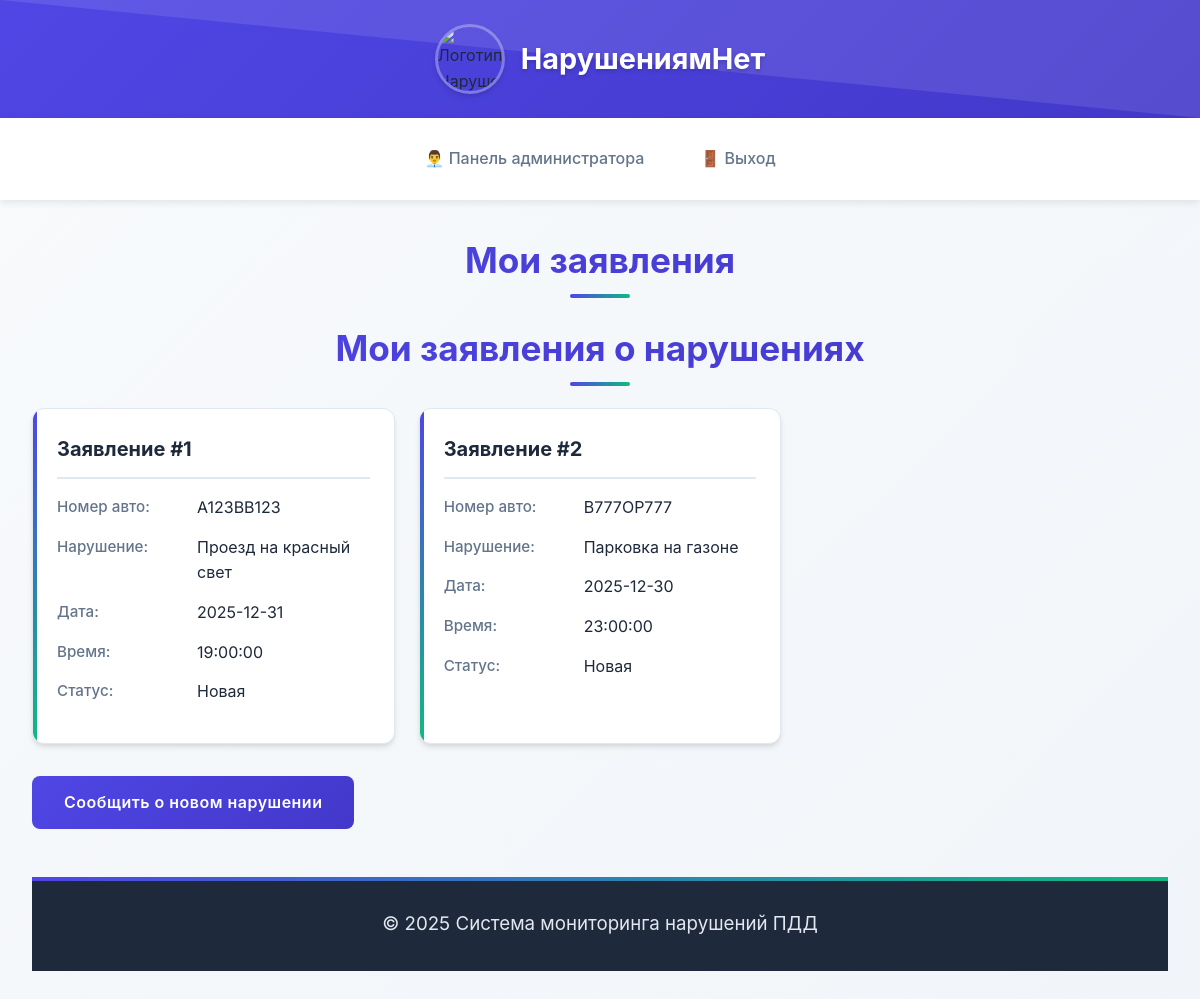
Page /zayavka.php (signed in) on the committed database.
### tables this page shows
CREATE TABLE `service` (
  `id_service` int(1) NOT NULL,
  `car_number` varchar(15) NOT NULL,
  `violation_description` varchar(255) NOT NULL,
  `user_id` int(1) NOT NULL,
  `data` date NOT NULL,
  `time` time NOT NULL,
  `status_id` int(1) NOT NULL
);

CREATE TABLE `status` (
  `id_status` int(1) NOT NULL,
  `name_status` varchar(15) NOT NULL
);

### zayavka.php (the view, shortened to what this page needs)
<?php
require_once "db/db.php";
$user_id = $_SESSION['user']['id_user'];
$query = "
    SELECT s.id_service, s.car_number, s.violation_description, s.data, s.time, stat.name_status
    FROM service s
    JOIN status stat ON s.status_id = stat.id_status
    WHERE s.user_id = ?
    ORDER BY s.data DESC, s.time DESC
";
$stmt = mysqli_prepare($db, $query);
mysqli_stmt_bind_param($stmt, 'i', $user_id);
mysqli_stmt_execute($stmt);
$result = mysqli_stmt_get_result($stmt);
$zayavki = mysqli_fetch_all($result, MYSQLI_ASSOC);
?>
<h1>Мои заявления о нарушениях</h1>
<?php if (empty($zayavki)): ?>
    <div class="no-zayavki">
        <p>У вас пока нет заявлений о нарушениях.</p>
        <a href="create_zayavka.php" class="create-link">Сообщить о нарушении</a>
    </div>
<?php else: ?>
    <div class="cards-container">
        <?php foreach ($zayavki as $z): ?>
            <div class="card">
                <div class="card-header">
                    Заявление #<?= htmlspecialchars($z['id_service']) ?>
                </div>
                <div class="card-field">
                    <strong>Номер авто:</strong> <?= htmlspecialchars($z['car_number']) ?>
                </div>
                <div class="card-field">
                    <strong>Нарушение:</strong> <?= htmlspecialchars($z['violation_description']) ?>
                </div>
                <div class="card-field">
                    <strong>Дата:</strong> <?= htmlspecialchars($z['data']) ?>
                </div>
                <div class="card-field">
                    <strong>Время:</strong> <?= htmlspecialchars($z['time']) ?>
                </div>
                <div class="card-field">
                    <strong>Статус:</strong> <?= htmlspecialchars($z['name_status']) ?>
                </div>
            </div>
        <?php endforeach; ?>
    </div>
    <a href="create_zayavka.php" class="create-link">Сообщить о новом нарушении</a>
<?php endif; ?>
<?php
require_once "struktura.php";
?>

### css/style.css (style rules this page uses)
* { margin: 0; padding: 0; box-sizing: border-box; font-family: 'Inter', -apple-system, BlinkMacSystemFont, 'Segoe UI', Roboto, sans-serif; }
:root { --primary: #4f46e5; --primary-dark: #4338ca; --secondary: #10b981; --danger: #ef4444; --warning: #f59e0b; --light: #f8fafc; --dark: #1e293b; --gray: #64748b; --gray-light: #e2e8f0; --shadow: 0 4px 6px -1px rgba(0, 0, 0, 0.1), 0 2px 4px -1px rgba(0, 0, 0, 0.06); --radius: 12px; --radius-sm: 8px; --transition: all 0.3s cubic-bezier(0.4, 0, 0.2, 1); }
body { background: linear-gradient(135deg, #f8fafc 0%, #f1f5f9 100%); min-height: 100vh; display: flex; flex-direction: column; color: var(--dark); line-height: 1.6; }
main h1 { color: var(--dark); margin-bottom: 2rem; font-size: 2.2rem; font-weight: 700; text-align: center; background: linear-gradient(135deg, var(--primary) 0%, var(--primary-dark) 100%); -webkit-background-clip: text; -webkit-text-fill-color: transparent; position: relative; }
main h1::after { content: ''; position: absolute; bottom: -10px; left: 50%; transform: translateX(-50%); width: 60px; height: 4px; background: linear-gradient(90deg, var(--primary), var(--secondary)); border-radius: 2px; }
button, .create-link, .btn { background: linear-gradient(135deg, var(--primary) 0%, var(--primary-dark) 100%); color: white; padding: 0.875rem 2rem; border: none; border-radius: var(--radius-sm); cursor: pointer; font-size: 1rem; font-weight: 600; text-decoration: none; display: inline-flex; align-items: center; justify-content: center; gap: 0.5rem; transition: var(--transition); position: relative; overflow: hidden; letter-spacing: 0.5px; }
button::before, .create-link::before { content: ''; position: absolute; top: 0; left: -100%; width: 100%; height: 100%; background: linear-gradient(90deg, transparent, rgba(255, 255, 255, 0.2), transparent); transition: 0.5s; }
.cards-container { display: grid; grid-template-columns: repeat(auto-fill, minmax(350px, 1fr)); gap: 1.5rem; margin: 2rem 0; }
.card { background: white; border-radius: var(--radius); padding: 1.5rem; box-shadow: var(--shadow); transition: var(--transition); border: 1px solid var(--gray-light); position: relative; overflow: hidden; }
.card::before { content: ''; position: absolute; top: 0; left: 0; width: 4px; height: 100%; background: linear-gradient(to bottom, var(--primary), var(--secondary)); }
.card-header { font-size: 1.25rem; font-weight: 700; margin-bottom: 1rem; color: var(--dark); display: flex; align-items: center; justify-content: space-between; padding-bottom: 0.75rem; border-bottom: 2px solid var(--gray-light); }
.card-field { margin-bottom: 0.875rem; display: flex; align-items: flex-start; }
.card-field strong { min-width: 140px; color: var(--gray); font-weight: 500; font-size: 0.95rem; }

### rows in the picture
service: id_service "1", car_number "A123BB123", violation_description "Проезд на красный свет", data "2025-12-31", time "19:00:00", status.name_status "Новая"
service: id_service "2", car_number "В777ОР777", violation_description "Парковка на газоне", data "2025-12-30", time "23:00:00", status.name_status "Новая"

### other values in the picture
$link['text'] "👨‍💼 Панель администратора"
$link['text'] "🚪 Выход"
$pageTitle "Мои заявления"
